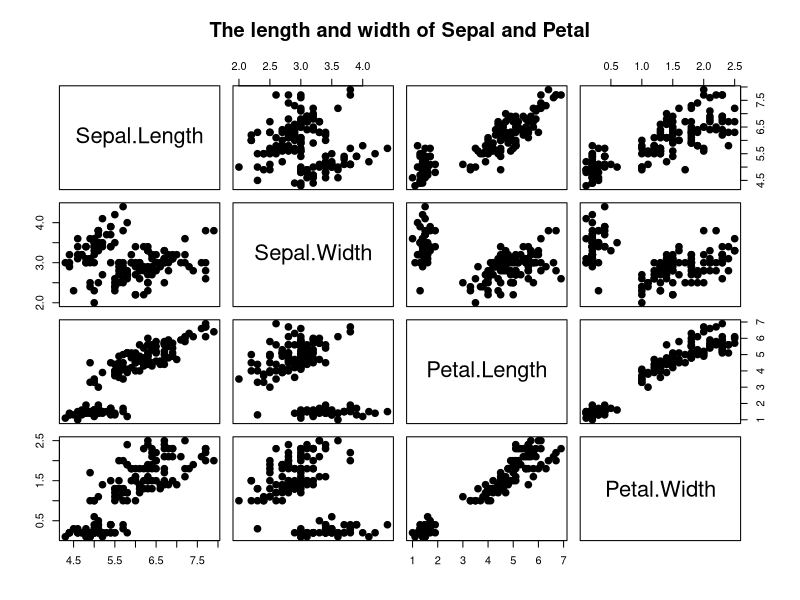

Generate this figure with R: (Note: this script raises an error after producing the figure.)
##Loading the libraries
library(ggplot2)
library(readr)

#Loading the dataset
d <- data(iris)

head(iris)
tail(iris)
str(iris)
summary(iris)

str(iris$Species)
summary(iris$Species)

dim(iris)

##Trial and error using preferred K-Means or number of Clusters
data <- iris[,1:4]
str(data)
names(data)
summary(data)
dim(data)
data.entry(plot(data, main = "The length and width of Sepal and Petal", pch = 20, cex = 2))

##Performing K Means with 2 clusters
km1 = kmeans(data, 2, nstart=100)
plot(data, col = (km1$cluster +1), main = "K-Means result with 2 clusters", pch = 20, cex = 2)

##Performing K-Means with 3 clusters 
km2 = kmeans(data, 3, nstart=100)
plot(data, col = (km2$cluster +1), main = "K-Means result with 3 clusters", pch = 20, cex = 2)

##To identify the optimal number of clusters, Elbow method is used and it involves observing a set of possible 
##numbers of clusters relative to how they they minimise the within-cluster sum of square
tot_wss <- c()
for (i in 1:15)
{
  cl <- kmeans(data, centers=i)
  tot_wss[i] <- cl$tot.withinss
}

plot(x=1:15,
     y=tot_wss,
     type="b",
     xlab="Number of clusters",
     ylab="Within groups sum of squares")

##From this plot we can say that after 2 clusters the observed difference in the within-cluster dissimilarity is not  substantial.
##Therefore we can say that the optimal number of clusters to be used is 2.
